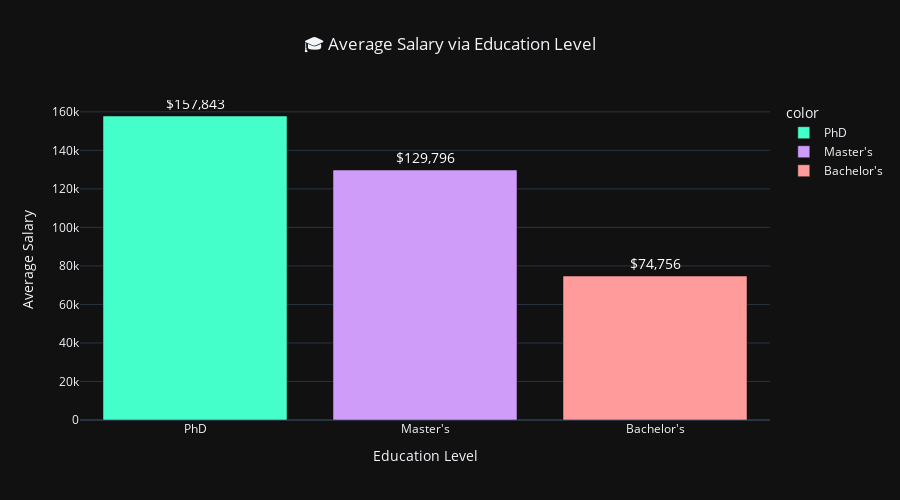

The code cell stored with this chart in its notebook:
### Code cell
fig = px.bar(
    x=salary_by_education.index,
    y=salary_by_education.values,
    color=salary_by_education.index,
    title="🎓 Average Salary via Education Level",
    labels={"x": "Education Level", "y": "Average Salary"},
    color_discrete_sequence=["#45FFCA", "#D09CFA", "#FF9B9B"],  # Adjust as needed
    template="plotly_dark",
    text=salary_by_education.apply(lambda x: f"${x:,.0f}")
)

fig.update_layout(
    title_x=0.5,
    yaxis_title="Average Salary",
    xaxis_title="Education Level",
    height=500
)

fig.update_traces(
    textposition='outside',
    textfont=dict(size=14, color="#FFFFFF"),
    hovertemplate="Education: %{x}<br>Avg Salary: $%{y:,.0f}"
)

fig.show()

### Figure 1 — Plotly figure (JSON) as saved in the notebook; plotly's stock layout.template omitted (floating-point values rounded to 4 significant figures)
{"data": [{"hovertemplate": "Education: %{x}<br>Avg Salary: $%{y:,.0f}", "legendgroup": "PhD", "marker": {"color": "#45FFCA", "pattern": {"shape": ""}}, "name": "PhD", "orientation": "v", "showlegend": true, "text": ["$157,843"], "textfont": {"color": "#FFFFFF", "size": 14}, "textposition": "outside", "type": "bar", "x": ["PhD"], "xaxis": "x", "y": [157800.0], "yaxis": "y"}, {"hovertemplate": "Education: %{x}<br>Avg Salary: $%{y:,.0f}", "legendgroup": "Master's", "marker": {"color": "#D09CFA", "pattern": {"shape": ""}}, "name": "Master's", "orientation": "v", "showlegend": true, "text": ["$129,796"], "textfont": {"color": "#FFFFFF", "size": 14}, "textposition": "outside", "type": "bar", "x": ["Master's"], "xaxis": "x", "y": [129800.0], "yaxis": "y"}, {"hovertemplate": "Education: %{x}<br>Avg Salary: $%{y:,.0f}", "legendgroup": "Bachelor's", "marker": {"color": "#FF9B9B", "pattern": {"shape": ""}}, "name": "Bachelor's", "orientation": "v", "showlegend": true, "text": ["$74,756"], "textfont": {"color": "#FFFFFF", "size": 14}, "textposition": "outside", "type": "bar", "x": ["Bachelor's"], "xaxis": "x", "y": [74760.0], "yaxis": "y"}], "layout": {"barmode": "relative", "height": 500, "legend": {"title": {"text": "color"}, "tracegroupgap": 0}, "title": {"text": "🎓 Average Salary via Education Level", "x": 0.5}, "xaxis": {"anchor": "y", "domain": [0, 1], "title": {"text": "Education Level"}}, "yaxis": {"anchor": "x", "domain": [0, 1], "title": {"text": "Average Salary"}}}}
